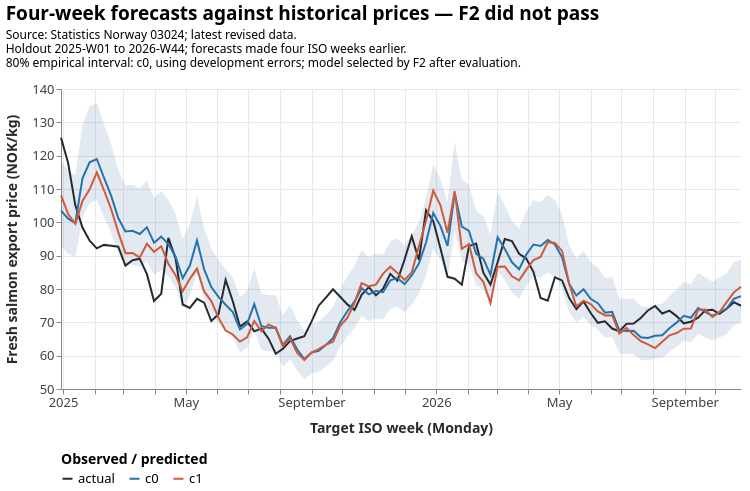

Source (Vega-Lite JSON):
### Vega-Lite specification from a JSON file in a GitHub repository (floating-point values rounded to 4 significant figures; data arrays with more than 128 entries replaced by an {"elided": "..."} marker saying what was removed)
{"$schema": "https://vega.github.io/schema/vega-lite/v5.20.1.json", "config": {"area": {"opacity": 0.16}, "axis": {"gridColor": "#e6e8eb", "labelColor": "#39424b", "labelFontSize": 13, "titleColor": "#252b31", "titleFontSize": 14, "titlePadding": 12}, "background": "white", "font": "system-ui, -apple-system, BlinkMacSystemFont, sans-serif", "legend": {"labelFontSize": 13, "orient": "bottom", "titleFontSize": 14}, "line": {"strokeWidth": 2}, "point": {"size": 45}, "range": {"category": ["#737373", "#8a6bb8", "#2673ac", "#d05a3c", "#747474", "#a78329", "#b54b73", "#23877d", "#252b31"]}, "text": {"fontSize": 15}, "title": {"anchor": "start", "fontSize": 19, "offset": 14, "subtitleFontSize": 12, "subtitlePadding": 6}, "view": {"stroke": null}}, "height": 300, "layer": [{"data": {"values": [{"actual": 125.4, "band_model": "c0", "date": "2024-12-30", "p10": 92.81, "p90": 118.3, "pred_c0": 103.5, "pred_c1": 108.1, "week": "2025-W01"}, {"actual": 117.8, "band_model": "c0", "date": "2025-01-06", "p10": 90.65, "p90": 115.5, "pred_c0": 101.1, "pred_c1": 102.5, "week": "2025-W02"}, {"actual": 105.1, "band_model": "c0", "date": "2025-01-13", "p10": 89.47, "p90": 114.0, "pred_c0": 99.78, "pred_c1": 99.53, "week": "2025-W03"}, {"actual": 98.43, "band_model": "c0", "date": "2025-01-20", "p10": 101.5, "p90": 129.3, "pred_c0": 113.2, "pred_c1": 106.4, "week": "2025-W04"}, {"actual": 94.49, "band_model": "c0", "date": "2025-01-27", "p10": 105.8, "p90": 134.8, "pred_c0": 118.0, "pred_c1": 109.9, "week": "2025-W05"}, {"actual": 92.18, "band_model": "c0", "date": "2025-02-03", "p10": 106.7, "p90": 135.9, "pred_c0": 119.0, "pred_c1": 115.0, "week": "2025-W06"}, {"actual": 93.23, "band_model": "c0", "date": "2025-02-10", "p10": 101.7, "p90": 129.6, "pred_c0": 113.4, "pred_c1": 109.7, "week": "2025-W07"}, {"actual": 92.97, "band_model": "c0", "date": "2025-02-17", "p10": 96.86, "p90": 123.4, "pred_c0": 108.0, "pred_c1": 104.0, "week": "2025-W08"}, {"actual": 92.67, "band_model": "c0", "date": "2025-02-24", "p10": 90.84, "p90": 115.7, "pred_c0": 101.3, "pred_c1": 97.08, "week": "2025-W09"}, {"actual": 87.0, "band_model": "c0", "date": "2025-03-03", "p10": 87.19, "p90": 111.1, "pred_c0": 97.25, "pred_c1": 90.76, "week": "2025-W10"}, {"actual": 88.64, "band_model": "c0", "date": "2025-03-10", "p10": 87.38, "p90": 111.3, "pred_c0": 97.45, "pred_c1": 90.77, "week": "2025-W11"}, {"actual": 89.09, "band_model": "c0", "date": "2025-03-17", "p10": 86.52, "p90": 110.2, "pred_c0": 96.5, "pred_c1": 89.46, "week": "2025-W12"}, {"actual": 84.45, "band_model": "c0", "date": "2025-03-24", "p10": 88.33, "p90": 112.5, "pred_c0": 98.51, "pred_c1": 93.55, "week": "2025-W13"}, {"actual": 76.4, "band_model": "c0", "date": "2025-03-31", "p10": 84.19, "p90": 107.3, "pred_c0": 93.9, "pred_c1": 91.16, "week": "2025-W14"}, {"actual": 78.56, "band_model": "c0", "date": "2025-04-07", "p10": 85.8, "p90": 109.3, "pred_c0": 95.7, "pred_c1": 92.83, "week": "2025-W15"}, {"actual": 95.33, "band_model": "c0", "date": "2025-04-14", "p10": 83.79, "p90": 106.8, "pred_c0": 93.46, "pred_c1": 87.59, "week": "2025-W16"}, {"actual": 89.19, "band_model": "c0", "date": "2025-04-21", "p10": 80.49, "p90": 102.5, "pred_c0": 89.77, "pred_c1": 84.16, "week": "2025-W17"}, {"actual": 75.35, "band_model": "c0", "date": "2025-04-28", "p10": 74.61, "p90": 95.06, "pred_c0": 83.21, "pred_c1": 79.34, "week": "2025-W18"}, {"actual": 74.31, "band_model": "c0", "date": "2025-05-05", "p10": 78.04, "p90": 99.43, "pred_c0": 87.04, "pred_c1": 83.04, "week": "2025-W19"}, {"actual": 77.06, "band_model": "c0", "date": "2025-05-12", "p10": 84.78, "p90": 108.0, "pred_c0": 94.56, "pred_c1": 86.12, "week": "2025-W20"}, {"actual": 75.89, "band_model": "c0", "date": "2025-05-19", "p10": 76.97, "p90": 98.07, "pred_c0": 85.84, "pred_c1": 79.27, "week": "2025-W21"}, {"actual": 70.42, "band_model": "c0", "date": "2025-05-26", "p10": 72.28, "p90": 92.09, "pred_c0": 80.61, "pred_c1": 76.37, "week": "2025-W22"}, {"actual": 72.42, "band_model": "c0", "date": "2025-06-02", "p10": 69.62, "p90": 88.7, "pred_c0": 77.64, "pred_c1": 71.4, "week": "2025-W23"}, {"actual": 82.73, "band_model": "c0", "date": "2025-06-09", "p10": 67.49, "p90": 85.99, "pred_c0": 75.27, "pred_c1": 67.54, "week": "2025-W24"}, {"actual": 76.33, "band_model": "c0", "date": "2025-06-16", "p10": 65.55, "p90": 83.51, "pred_c0": 73.1, "pred_c1": 66.36, "week": "2025-W25"}, {"actual": 68.74, "band_model": "c0", "date": "2025-06-23", "p10": 60.85, "p90": 77.53, "pred_c0": 67.86, "pred_c1": 64.22, "week": "2025-W26"}, {"actual": 70.28, "band_model": "c0", "date": "2025-06-30", "p10": 62.34, "p90": 79.42, "pred_c0": 69.52, "pred_c1": 65.49, "week": "2025-W27"}, {"actual": 67.29, "band_model": "c0", "date": "2025-07-07", "p10": 67.66, "p90": 86.2, "pred_c0": 75.46, "pred_c1": 70.42, "week": "2025-W28"}, {"actual": 68.13, "band_model": "c0", "date": "2025-07-14", "p10": 61.71, "p90": 78.62, "pred_c0": 68.82, "pred_c1": 67.32, "week": "2025-W29"}, {"actual": 65.1, "band_model": "c0", "date": "2025-07-21", "p10": 61.29, "p90": 78.09, "pred_c0": 68.36, "pred_c1": 69.36, "week": "2025-W30"}, {"actual": 60.58, "band_model": "c0", "date": "2025-07-28", "p10": 61.39, "p90": 78.22, "pred_c0": 68.47, "pred_c1": 68.32, "week": "2025-W31"}, {"actual": 62.05, "band_model": "c0", "date": "2025-08-04", "p10": 56.68, "p90": 72.22, "pred_c0": 63.22, "pred_c1": 62.76, "week": "2025-W32"}, {"actual": 64.38, "band_model": "c0", "date": "2025-08-11", "p10": 58.99, "p90": 75.16, "pred_c0": 65.79, "pred_c1": 65.21, "week": "2025-W33"}, {"actual": 65.13, "band_model": "c0", "date": "2025-08-18", "p10": 55.45, "p90": 70.65, "pred_c0": 61.85, "pred_c1": 60.81, "week": "2025-W34"}, {"actual": 65.86, "band_model": "c0", "date": "2025-08-25", "p10": 52.89, "p90": 67.39, "pred_c0": 58.99, "pred_c1": 58.69, "week": "2025-W35"}, {"actual": 70.2, "band_model": "c0", "date": "2025-09-01", "p10": 54.66, "p90": 69.64, "pred_c0": 60.96, "pred_c1": 60.91, "week": "2025-W36"}, {"actual": 74.99, "band_model": "c0", "date": "2025-09-08", "p10": 55.1, "p90": 70.21, "pred_c0": 61.46, "pred_c1": 61.97, "week": "2025-W37"}, {"actual": 77.4, "band_model": "c0", "date": "2025-09-15", "p10": 56.65, "p90": 72.17, "pred_c0": 63.18, "pred_c1": 63.21, "week": "2025-W38"}, {"actual": 79.91, "band_model": "c0", "date": "2025-09-22", "p10": 58.5, "p90": 74.54, "pred_c0": 65.25, "pred_c1": 64.2, "week": "2025-W39"}, {"actual": 77.68, "band_model": "c0", "date": "2025-09-29", "p10": 62.74, "p90": 79.94, "pred_c0": 69.98, "pred_c1": 68.95, "week": "2025-W40"}, {"actual": 75.38, "band_model": "c0", "date": "2025-10-06", "p10": 65.76, "p90": 83.79, "pred_c0": 73.34, "pred_c1": 71.31, "week": "2025-W41"}, {"actual": 73.74, "band_model": "c0", "date": "2025-10-13", "p10": 68.33, "p90": 87.06, "pred_c0": 76.21, "pred_c1": 75.82, "week": "2025-W42"}, {"actual": 78.25, "band_model": "c0", "date": "2025-10-20", "p10": 71.96, "p90": 91.68, "pred_c0": 80.25, "pred_c1": 81.75, "week": "2025-W43"}, {"actual": 80.55, "band_model": "c0", "date": "2025-10-27", "p10": 70.29, "p90": 89.55, "pred_c0": 78.39, "pred_c1": 80.8, "week": "2025-W44"}, {"actual": 78.08, "band_model": "c0", "date": "2025-11-03", "p10": 71.17, "p90": 90.68, "pred_c0": 79.38, "pred_c1": 81.31, "week": "2025-W45"}, {"actual": 80.1, "band_model": "c0", "date": "2025-11-10", "p10": 70.87, "p90": 90.3, "pred_c0": 79.04, "pred_c1": 84.62, "week": "2025-W46"}, {"actual": 84.54, "band_model": "c0", "date": "2025-11-17", "p10": 74.06, "p90": 94.36, "pred_c0": 82.6, "pred_c1": 86.69, "week": "2025-W47"}, {"actual": 82.5, "band_model": "c0", "date": "2025-11-24", "p10": 74.67, "p90": 95.14, "pred_c0": 83.28, "pred_c1": 84.78, "week": "2025-W48"}, {"actual": 88.83, "band_model": "c0", "date": "2025-12-01", "p10": 73.04, "p90": 93.06, "pred_c0": 81.46, "pred_c1": 82.75, "week": "2025-W49"}, {"actual": 95.84, "band_model": "c0", "date": "2025-12-08", "p10": 75.38, "p90": 96.05, "pred_c0": 84.07, "pred_c1": 85.0, "week": "2025-W50"}, {"actual": 88.71, "band_model": "c0", "date": "2025-12-15", "p10": 78.59, "p90": 100.1, "pred_c0": 87.65, "pred_c1": 92.71, "week": "2025-W51"}, {"actual": 103.6, "band_model": "c0", "date": "2025-12-22", "p10": 84.22, "p90": 107.3, "pred_c0": 93.93, "pred_c1": 100.5, "week": "2025-W52"}, {"actual": 100.4, "band_model": "c0", "date": "2025-12-29", "p10": 92.18, "p90": 117.4, "pred_c0": 102.8, "pred_c1": 109.5, "week": "2026-W01"}, {"actual": 92.33, "band_model": "c0", "date": "2026-01-05", "p10": 88.71, "p90": 113.0, "pred_c0": 98.94, "pred_c1": 105.2, "week": "2026-W02"}, {"actual": 83.65, "band_model": "c0", "date": "2026-01-12", "p10": 83.32, "p90": 106.2, "pred_c0": 92.93, "pred_c1": 96.87, "week": "2026-W03"}, {"actual": 83.09, "band_model": "c0", "date": "2026-01-19", "p10": 97.5, "p90": 124.2, "pred_c0": 108.7, "pred_c1": 109.4, "week": "2026-W04"}, {"actual": 81.29, "band_model": "c0", "date": "2026-01-26", "p10": 88.49, "p90": 112.7, "pred_c0": 98.7, "pred_c1": 92.06, "week": "2026-W05"}, {"actual": 92.86, "band_model": "c0", "date": "2026-02-02", "p10": 87.35, "p90": 111.3, "pred_c0": 97.43, "pred_c1": 93.45, "week": "2026-W06"}, {"actual": 93.6, "band_model": "c0", "date": "2026-02-09", "p10": 81.16, "p90": 103.4, "pred_c0": 90.51, "pred_c1": 84.7, "week": "2026-W07"}, {"actual": 84.89, "band_model": "c0", "date": "2026-02-16", "p10": 79.89, "p90": 101.8, "pred_c0": 89.1, "pred_c1": 82.16, "week": "2026-W08"}, {"actual": 81.34, "band_model": "c0", "date": "2026-02-23", "p10": 75.55, "p90": 96.25, "pred_c0": 84.26, "pred_c1": 75.77, "week": "2026-W09"}, {"actual": 88.03, "band_model": "c0", "date": "2026-03-02", "p10": 85.66, "p90": 109.1, "pred_c0": 95.53, "pred_c1": 86.71, "week": "2026-W10"}, {"actual": 94.98, "band_model": "c0", "date": "2026-03-09", "p10": 82.52, "p90": 105.1, "pred_c0": 92.03, "pred_c1": 86.78, "week": "2026-W11"}, {"actual": 94.4, "band_model": "c0", "date": "2026-03-16", "p10": 78.92, "p90": 100.5, "pred_c0": 88.01, "pred_c1": 83.82, "week": "2026-W12"}, {"actual": 90.55, "band_model": "c0", "date": "2026-03-23", "p10": 77.04, "p90": 98.16, "pred_c0": 85.93, "pred_c1": 82.6, "week": "2026-W13"}, {"actual": 89.13, "band_model": "c0", "date": "2026-03-30", "p10": 80.99, "p90": 103.2, "pred_c0": 90.33, "pred_c1": 85.8, "week": "2026-W14"}, {"actual": 85.17, "band_model": "c0", "date": "2026-04-06", "p10": 83.7, "p90": 106.6, "pred_c0": 93.35, "pred_c1": 88.68, "week": "2026-W15"}, {"actual": 77.31, "band_model": "c0", "date": "2026-04-13", "p10": 83.29, "p90": 106.1, "pred_c0": 92.89, "pred_c1": 89.61, "week": "2026-W16"}, {"actual": 76.49, "band_model": "c0", "date": "2026-04-20", "p10": 84.93, "p90": 108.2, "pred_c0": 94.73, "pred_c1": 94.06, "week": "2026-W17"}, {"actual": 83.51, "band_model": "c0", "date": "2026-04-27", "p10": 83.71, "p90": 106.7, "pred_c0": 93.37, "pred_c1": 93.83, "week": "2026-W18"}, {"actual": 82.58, "band_model": "c0", "date": "2026-05-04", "p10": 80.25, "p90": 102.2, "pred_c0": 89.51, "pred_c1": 91.44, "week": "2026-W19"}, {"actual": 77.29, "band_model": "c0", "date": "2026-05-11", "p10": 73.05, "p90": 93.07, "pred_c0": 81.47, "pred_c1": 81.55, "week": "2026-W20"}, {"actual": 73.94, "band_model": "c0", "date": "2026-05-18", "p10": 69.97, "p90": 89.15, "pred_c0": 78.04, "pred_c1": 74.76, "week": "2026-W21"}, {"actual": 76.29, "band_model": "c0", "date": "2026-05-25", "p10": 71.66, "p90": 91.3, "pred_c0": 79.92, "pred_c1": 76.49, "week": "2026-W22"}, {"actual": 72.78, "band_model": "c0", "date": "2026-06-01", "p10": 69.1, "p90": 88.04, "pred_c0": 77.07, "pred_c1": 75.51, "week": "2026-W23"}, {"actual": 69.85, "band_model": "c0", "date": "2026-06-08", "p10": 67.89, "p90": 86.5, "pred_c0": 75.72, "pred_c1": 73.28, "week": "2026-W24"}, {"actual": 70.31, "band_model": "c0", "date": "2026-06-15", "p10": 65.37, "p90": 83.29, "pred_c0": 72.91, "pred_c1": 72.07, "week": "2026-W25"}, {"actual": 68.14, "band_model": "c0", "date": "2026-06-22", "p10": 65.61, "p90": 83.59, "pred_c0": 73.17, "pred_c1": 72.13, "week": "2026-W26"}, {"actual": 67.31, "band_model": "c0", "date": "2026-06-29", "p10": 60.62, "p90": 77.24, "pred_c0": 67.61, "pred_c1": 66.6, "week": "2026-W27"}, {"actual": 69.54, "band_model": "c0", "date": "2026-07-06", "p10": 60.44, "p90": 77.01, "pred_c0": 67.41, "pred_c1": 68.33, "week": "2026-W28"}, {"actual": 69.64, "band_model": "c0", "date": "2026-07-13", "p10": 60.52, "p90": 77.11, "pred_c0": 67.5, "pred_c1": 66.17, "week": "2026-W29"}, {"actual": 71.31, "band_model": "c0", "date": "2026-07-20", "p10": 58.78, "p90": 74.89, "pred_c0": 65.55, "pred_c1": 64.35, "week": "2026-W30"}, {"actual": 73.57, "band_model": "c0", "date": "2026-07-27", "p10": 58.57, "p90": 74.62, "pred_c0": 65.32, "pred_c1": 63.37, "week": "2026-W31"}, {"actual": 74.9, "band_model": "c0", "date": "2026-08-03", "p10": 59.14, "p90": 75.34, "pred_c0": 65.95, "pred_c1": 62.28, "week": "2026-W32"}, {"actual": 72.66, "band_model": "c0", "date": "2026-08-10", "p10": 59.29, "p90": 75.54, "pred_c0": 66.12, "pred_c1": 64.2, "week": "2026-W33"}, {"actual": 73.52, "band_model": "c0", "date": "2026-08-17", "p10": 61.15, "p90": 77.91, "pred_c0": 68.2, "pred_c1": 66.09, "week": "2026-W34"}, {"actual": 71.87, "band_model": "c0", "date": "2026-08-24", "p10": 62.68, "p90": 79.86, "pred_c0": 69.91, "pred_c1": 66.78, "week": "2026-W35"}, {"actual": 69.71, "band_model": "c0", "date": "2026-08-31", "p10": 64.52, "p90": 82.21, "pred_c0": 71.96, "pred_c1": 68.09, "week": "2026-W36"}, {"actual": 70.18, "band_model": "c0", "date": "2026-09-07", "p10": 63.98, "p90": 81.51, "pred_c0": 71.36, "pred_c1": 68.13, "week": "2026-W37"}, {"actual": 71.41, "band_model": "c0", "date": "2026-09-14", "p10": 66.6, "p90": 84.85, "pred_c0": 74.27, "pred_c1": 73.69, "week": "2026-W38"}, {"actual": 73.59, "band_model": "c0", "date": "2026-09-21", "p10": 65.56, "p90": 83.53, "pred_c0": 73.12, "pred_c1": 73.82, "week": "2026-W39"}, {"actual": 73.8, "band_model": "c0", "date": "2026-09-28", "p10": 64.52, "p90": 82.2, "pred_c0": 71.96, "pred_c1": 71.59, "week": "2026-W40"}, {"actual": 72.55, "band_model": "c0", "date": "2026-10-05", "p10": 65.44, "p90": 83.38, "pred_c0": 72.98, "pred_c1": 73.1, "week": "2026-W41"}, {"actual": 74.05, "band_model": "c0", "date": "2026-10-12", "p10": 66.46, "p90": 84.67, "pred_c0": 74.12, "pred_c1": 76.08, "week": "2026-W42"}, {"actual": 76.04, "band_model": "c0", "date": "2026-10-19", "p10": 69.12, "p90": 88.06, "pred_c0": 77.08, "pred_c1": 79.0, "week": "2026-W43"}, {"actual": 74.98, "band_model": "c0", "date": "2026-10-26", "p10": 69.81, "p90": 88.95, "pred_c0": 77.86, "pred_c1": 80.7, "week": "2026-W44"}]}, "encoding": {"tooltip": [{"field": "week", "type": "nominal"}, {"field": "band_model", "type": "nominal"}, {"field": "p10", "format": ".2f", "type": "quantitative"}, {"field": "p90", "format": ".2f", "type": "quantitative"}], "x": {"field": "date", "type": "temporal"}, "y": {"field": "p10", "type": "quantitative"}, "y2": {"field": "p90"}}, "mark": {"type": "area"}}, {"data": {"values": {"elided": "288 records"}}, "encoding": {"color": {"field": "model", "scale": {"domain": ["actual", "c0", "c1"], "range": ["#252b31", "#2673ac", "#d05a3c"]}, "title": "Observed / predicted", "type": "nominal"}, "tooltip": [{"field": "week", "type": "nominal"}, {"field": "model", "type": "nominal"}, {"field": "price", "format": ".2f", "type": "quantitative"}], "x": {"field": "date", "title": "Target ISO week (Monday)", "type": "temporal"}, "y": {"field": "price", "scale": {"zero": false}, "title": "Fresh salmon export price (NOK/kg)", "type": "quantitative"}}, "mark": {"type": "line"}}], "title": {"subtitle": ["Source: Statistics Norway 03024; latest revised data.", "Holdout 2025-W01 to 2026-W44; forecasts made four ISO weeks earlier.", "80% empirical interval: c0, using development errors; model selected by F2 after evaluation."], "text": "Four-week forecasts against historical prices — F2 did not pass"}, "width": 680}
